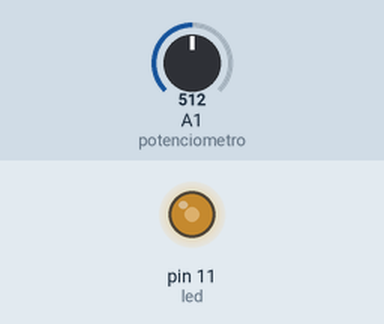
Recording of a sketch running on a simulated Arduino Uno, built with avr-gcc and run on an emulated ATmega328P. Shown: output pins drawn as LEDs (lit = HIGH). Inputs (shaded band) come from the test bench; at power-on: A1 (potenciometro) = 512.

Above: at 1.2 s.
1.3 s: A1 (potenciometro) set to 716
At 2.5 s:
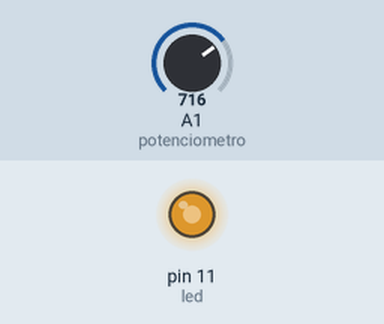
2.8 s: A1 (potenciometro) set to 900
At 3.6 s:
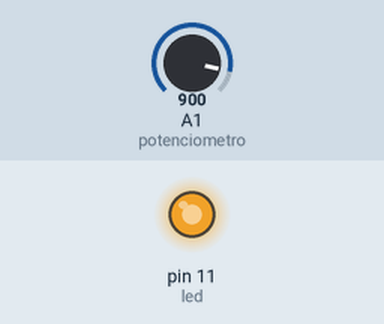
4.3 s: A1 (potenciometro) set to 122
At 4.7 s:
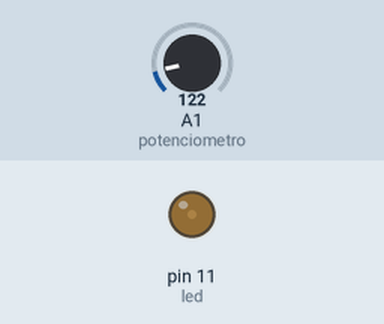
5.8 s: A1 (potenciometro) set to 0
At 7.0 s:
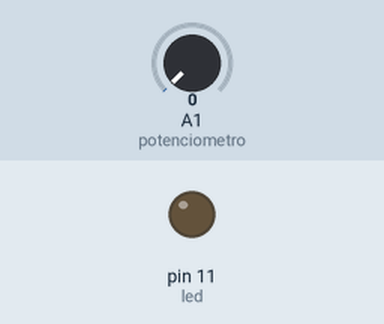
7.3 s: A1 (potenciometro) set to 511
At 8.2 s:
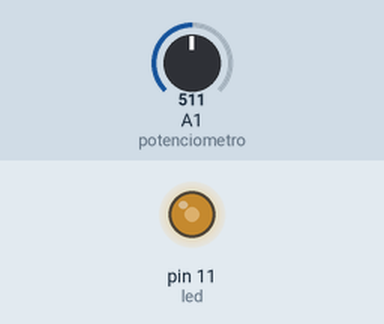
Timing chart, 0 to 9.8 s (numbered marks = the images above; inputs shaded):
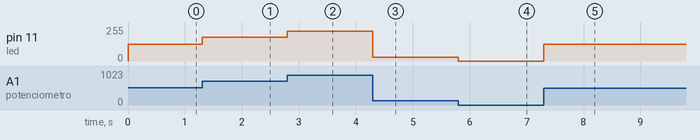

The sketch:

ej4.ino
```cpp
#define led 11
#define potenciometro A1

int tiempo = 4;

void setup() {
  Serial.begin(9600);
  pinMode(led, OUTPUT);
}

void loop() {
    int lecturaPotenciometro = analogRead(potenciometro);
    int valorMapeado = map(lecturaPotenciometro, 0, 1023, 0, 255);
    analogWrite(led, valorMapeado);
}
```

Measured:
- after the input at 1.3 s, pin 11 (led): 127/255 → 178/255 at once
- after the input at 2.8 s, pin 11 (led): 178/255 → 224/255 at once
- after the input at 4.3 s, pin 11 (led): 224/255 → 30/255 at once
- after the input at 5.8 s, pin 11 (led): 30/255 → 0/255 at once
- after the input at 7.3 s, pin 11 (led): 0/255 → 127/255 at once
